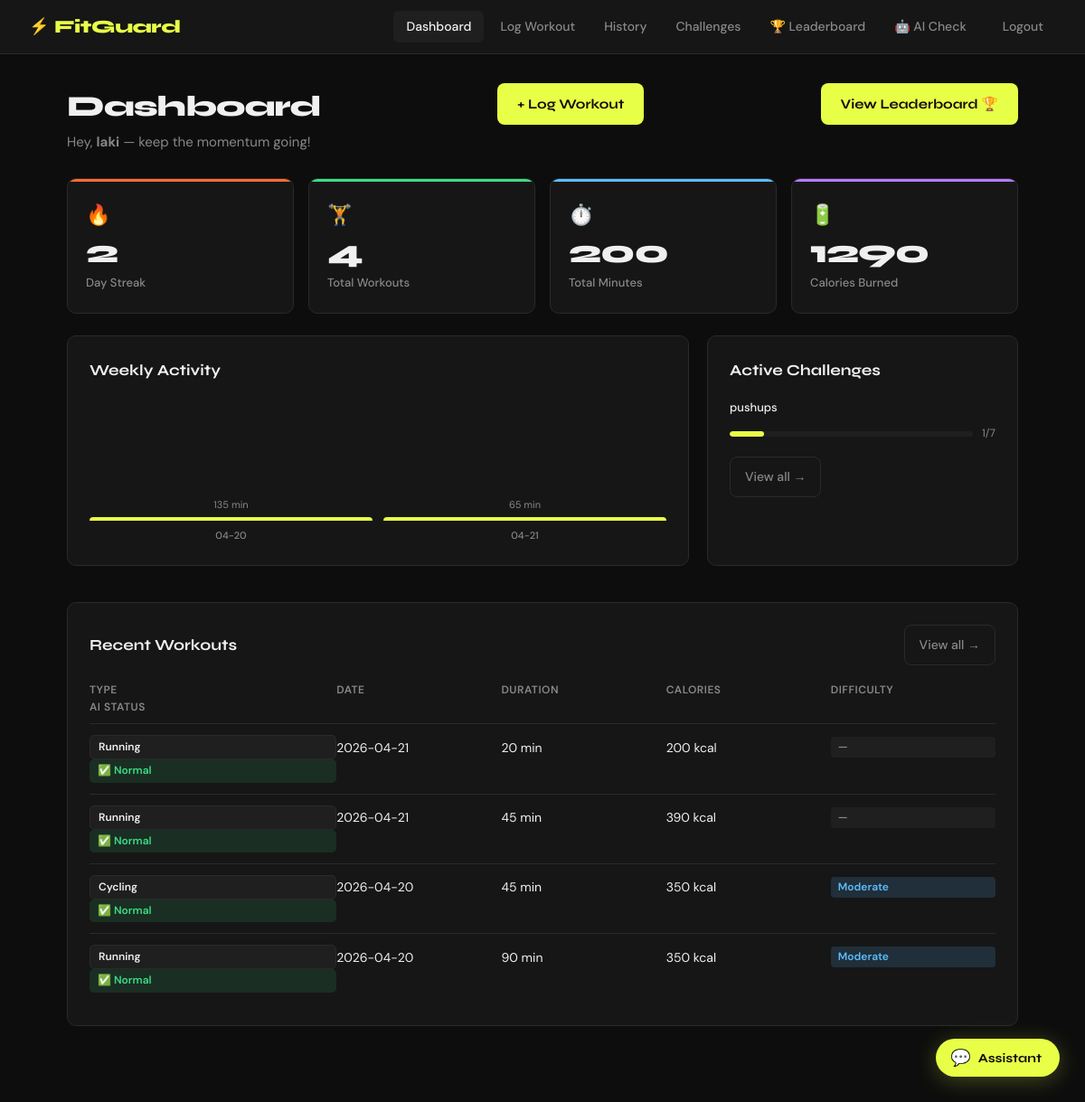
The app's page /dashboard (signed in) with its own data.
### tables this page shows
CREATE TABLE challenges (
                id          INTEGER PRIMARY KEY AUTOINCREMENT,
                user_id     INTEGER NOT NULL,
                title       TEXT    NOT NULL,
                target_days INTEGER NOT NULL,
                current_day INTEGER DEFAULT 0,
                start_date  TEXT    NOT NULL,
                status      TEXT    DEFAULT 'active',
                FOREIGN KEY (user_id) REFERENCES users(id)
            );

CREATE TABLE workouts (
                id           INTEGER PRIMARY KEY AUTOINCREMENT,
                user_id      INTEGER NOT NULL,
                workout_type TEXT    NOT NULL,
                duration     INTEGER NOT NULL,
                calories     INTEGER,
                difficulty   TEXT,
                notes        TEXT,
                workout_date TEXT    NOT NULL,
                created_at   TEXT    DEFAULT CURRENT_TIMESTAMP, anomaly_status TEXT DEFAULT 'normal', anomaly_reason TEXT,
                FOREIGN KEY (user_id) REFERENCES users(id)
            );

### app.py (the view)
@app.route("/dashboard")
@login_required
def dashboard():
    user_id = session["user_id"]
    with get_db() as conn:
        workouts = conn.execute("""
            SELECT * FROM workouts
            WHERE user_id = ?
            ORDER BY workout_date DESC, created_at DESC
            LIMIT 5
        """, (user_id,)).fetchall()
        stats = conn.execute("""
            SELECT
                COUNT(*)               AS total_workouts,
                COALESCE(SUM(duration), 0)  AS total_minutes,
                COALESCE(SUM(calories), 0)  AS total_calories
            FROM workouts WHERE user_id = ?
        """, (user_id,)).fetchone()
        all_dates = conn.execute("""
            SELECT DISTINCT workout_date FROM workouts
            WHERE user_id = ? ORDER BY workout_date DESC
        """, (user_id,)).fetchall()
        streak = 0
        check_date = date.today()
        date_set = {row["workout_date"] for row in all_dates}
        while str(check_date) in date_set:
            streak += 1
            check_date = date(check_date.year, check_date.month, check_date.day)
            from datetime import timedelta
            check_date -= timedelta(days=1)
        challenges = conn.execute("""
            SELECT * FROM challenges WHERE user_id = ? AND status = 'active'
        """, (user_id,)).fetchall()
        weekly = conn.execute("""
            SELECT workout_date, SUM(duration) as minutes
            FROM workouts
            WHERE user_id = ?
              AND workout_date >= date('now', '-6 days')
            GROUP BY workout_date
            ORDER BY workout_date
        """, (user_id,)).fetchall()
    return render_template("dashboard.html",
        workouts=workouts,
        stats=stats,
        streak=streak,
        challenges=challenges,
        weekly=weekly
    )

### app.py (called while the page is built)
def get_db():
    conn = sqlite3.connect(DB_PATH)
    conn.row_factory = sqlite3.Row
    return conn

def login_required(f):
    @wraps(f)
    def decorated(*args, **kwargs):
        if "user_id" not in session:
            flash("Please log in to continue.", "warning")
            return redirect(url_for("login"))
        return f(*args, **kwargs)
    return decorated

### templates/dashboard.html (shortened to what this page needs)
{% extends "base.html" %}
{% block content %}
<div class="page-header">
  <div>
    <h1 class="page-title">Dashboard</h1>
    <p class="page-sub">
      Hey, <strong>{{ session.username }}</strong> — keep the momentum going!
    </p>
  </div>
  <a href="{{ url_for('log_workout') }}" class="btn-primary">+ Log Workout</a>
  <a href="{{ url_for('leaderboard') }}" class="btn-primary">
View Leaderboard 🏆
</a>
</div>
<div class="stats-grid">
  <div class="stat-card accent-orange">
    <div class="stat-icon">🔥</div>
    <div class="stat-value">{{ streak }}</div>
    <div class="stat-label">Day Streak</div>
  </div>
  <div class="stat-card accent-green">
    <div class="stat-icon">🏋️</div>
    <div class="stat-value">{{ stats.total_workouts }}</div>
    <div class="stat-label">Total Workouts</div>
  </div>
  <div class="stat-card accent-blue">
    <div class="stat-icon">⏱️</div>
    <div class="stat-value">{{ stats.total_minutes }}</div>
    <div class="stat-label">Total Minutes</div>
  </div>
  <div class="stat-card accent-purple">
    <div class="stat-icon">🔋</div>
    <div class="stat-value">{{ stats.total_calories }}</div>
    <div class="stat-label">Calories Burned</div>
  </div>
</div>
<div class="section-row">
  <div class="card chart-card">
    <h2 class="card-title">Weekly Activity</h2>
    <div class="bar-chart" id="weekChart">
      {% for w in weekly %}
        {% set pct = ((w.minutes or 0) / 120 * 100)|int %}
        <div class="bar-col">
          <div class="bar-wrap">
            <div class="bar"
                 style="height: {{ pct }}%;"
                 data-val="{{ w.minutes }} min">
            </div>
          </div>
          <div class="bar-label">
            {{ w.workout_date[-5:] }}
          </div>
        </div>
      {% else %}
        <p class="empty-msg">
          No workouts logged this week yet.
        </p>
      {% endfor %}
    </div>
  </div>
  <div class="card challenges-mini">
    <h2 class="card-title">Active Challenges</h2>
    {% if challenges %}
      {% for ch in challenges %}
      <div class="challenge-mini-item">
        <div class="challenge-mini-title">
          {{ ch.title }}
        </div>
        <div class="progress-wrap">
          <div class="progress-bar">
            {% set progress = (ch.current_day / ch.target_days * 100)|int if ch.target_days else 0 %}
            <div class="progress-fill"
                 style="width: {{ progress }}%;">
            </div>
          </div>
          <span class="progress-label">
            {{ ch.current_day }}/{{ ch.target_days }}
          </span>
        </div>
      </div>
      {% endfor %}
      <a href="{{ url_for('challenges') }}" class="btn-ghost">
        View all →
      </a>
    {% endif %}
  </div>
</div>
<div class="card">
  <div class="card-header-row">
    <h2 class="card-title">Recent Workouts</h2>
    <a href="{{ url_for('workouts') }}" class="btn-ghost">
      View all →
    </a>
  </div>
  {% if workouts %}
  <div class="workout-table">
    <div class="table-head">
      <span>Type</span>
      <span>Date</span>
      <span>Duration</span>
      <span>Calories</span>
      <span>Difficulty</span>
      <span>AI Status</span>
    </div>
    {% for w in workouts %}
    <div class="table-row">
      <span class="workout-type-badge">
        {{ w.workout_type }}
      </span>
      <span>
        {{ w.workout_date }}
      </span>
      <span>
        {{ w.duration }} min
      </span>
      <span>
        {{ w.calories or '—' }}
        {% if w.calories %} kcal{% endif %}
      </span>
      <span class="diff-badge diff-{{ w.difficulty|lower if w.difficulty else 'none' }}">
        {{ w.difficulty or '—' }}
      </span>
      <span class="anomaly-badge anomaly-{{ w.anomaly_status or 'normal' }}"
            title="{{ w.anomaly_reason or 'Looks normal' }}">
        {{ '⚠️ Suspicious' if w.anomaly_status == 'suspicious' else '✅ Normal' }}
      </span>
    </div>
    {% endfor %}
  </div>
  {% endif %}
</div>
{% endblock %}

### records on screen
challenges: title "pushups", {{ progress }} 14 (drawn), current_day "1", target_days "7"
workouts: workout_type "Running", workout_date "2026-04-21", duration "20", calories "200", shows "kcal", difficulty "—", anomaly_status "✅ Normal"
workouts: workout_type "Running", workout_date "2026-04-21", duration "45", calories "390", shows "kcal", difficulty "—", anomaly_status "✅ Normal"
workouts: workout_type "Cycling", workout_date "2026-04-20", duration "45", calories "350", shows "kcal", difficulty "Moderate", anomaly_status "✅ Normal"
workouts: workout_type "Running", workout_date "2026-04-20", duration "90", calories "350", shows "kcal", difficulty "Moderate", anomaly_status "✅ Normal"

### other values on screen
{{ session.username }} "laki"
{{ streak }} "2"
{{ stats.total_workouts }} "4"
{{ stats.total_minutes }} "200"
{{ stats.total_calories }} "1290"
{{ w.workout_date[-5:] }} "04-20" "04-21"
